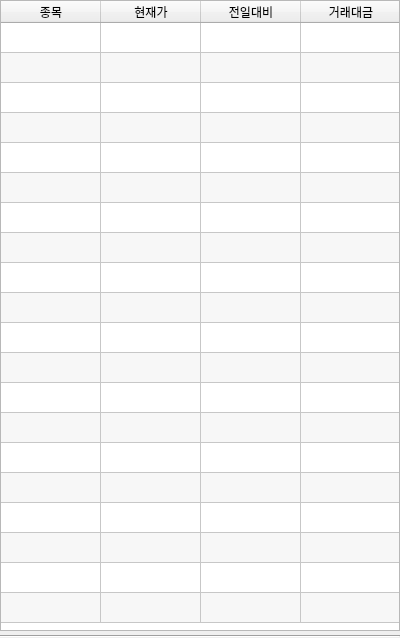
<?xml version="1.0" encoding="UTF-8"?>
<ui version="4.0">
 <class>Form</class>
 <widget class="QWidget" name="Form">
  <property name="geometry">
   <rect>
    <x>0</x>
    <y>0</y>
    <width>400</width>
    <height>638</height>
   </rect>
  </property>
  <property name="minimumSize">
   <size>
    <width>400</width>
    <height>0</height>
   </size>
  </property>
  <property name="windowTitle">
   <string>Form</string>
  </property>
  <layout class="QVBoxLayout" name="verticalLayout">
   <property name="spacing">
    <number>4</number>
   </property>
   <property name="leftMargin">
    <number>0</number>
   </property>
   <property name="topMargin">
    <number>0</number>
   </property>
   <property name="rightMargin">
    <number>0</number>
   </property>
   <property name="bottomMargin">
    <number>0</number>
   </property>
   <item>
    <widget class="QTableWidget" name="tableList">
     <property name="sizePolicy">
      <sizepolicy hsizetype="Minimum" vsizetype="Minimum">
       <horstretch>0</horstretch>
       <verstretch>0</verstretch>
      </sizepolicy>
     </property>
     <property name="verticalScrollBarPolicy">
      <enum>Qt::ScrollBarAlwaysOff</enum>
     </property>
     <property name="horizontalScrollBarPolicy">
      <enum>Qt::ScrollBarAlwaysOff</enum>
     </property>
     <property name="sizeAdjustPolicy">
      <enum>QAbstractScrollArea::AdjustToContents</enum>
     </property>
     <property name="editTriggers">
      <set>QAbstractItemView::SelectedClicked</set>
     </property>
     <property name="tabKeyNavigation">
      <bool>false</bool>
     </property>
     <property name="showDropIndicator" stdset="0">
      <bool>false</bool>
     </property>
     <property name="dragDropOverwriteMode">
      <bool>false</bool>
     </property>
     <property name="alternatingRowColors">
      <bool>true</bool>
     </property>
     <property name="selectionMode">
      <enum>QAbstractItemView::ExtendedSelection</enum>
     </property>
     <property name="rowCount">
      <number>20</number>
     </property>
     <property name="columnCount">
      <number>4</number>
     </property>
     <attribute name="horizontalHeaderVisible">
      <bool>true</bool>
     </attribute>
     <attribute name="horizontalHeaderStretchLastSection">
      <bool>true</bool>
     </attribute>
     <attribute name="verticalHeaderVisible">
      <bool>false</bool>
     </attribute>
     <attribute name="verticalHeaderHighlightSections">
      <bool>true</bool>
     </attribute>
     <row/>
     <row/>
     <row/>
     <row/>
     <row/>
     <row/>
     <row/>
     <row/>
     <row/>
     <row/>
     <row/>
     <row/>
     <row/>
     <row/>
     <row/>
     <row/>
     <row/>
     <row/>
     <row/>
     <row/>
     <column>
      <property name="text">
       <string>종목</string>
      </property>
     </column>
     <column>
      <property name="text">
       <string>현재가</string>
      </property>
     </column>
     <column>
      <property name="text">
       <string>전일대비</string>
      </property>
     </column>
     <column>
      <property name="text">
       <string>거래대금</string>
      </property>
     </column>
    </widget>
   </item>
   <item>
    <widget class="Line" name="line">
     <property name="orientation">
      <enum>Qt::Horizontal</enum>
     </property>
    </widget>
   </item>
  </layout>
 </widget>
 <resources/>
 <connections/>
</ui>
